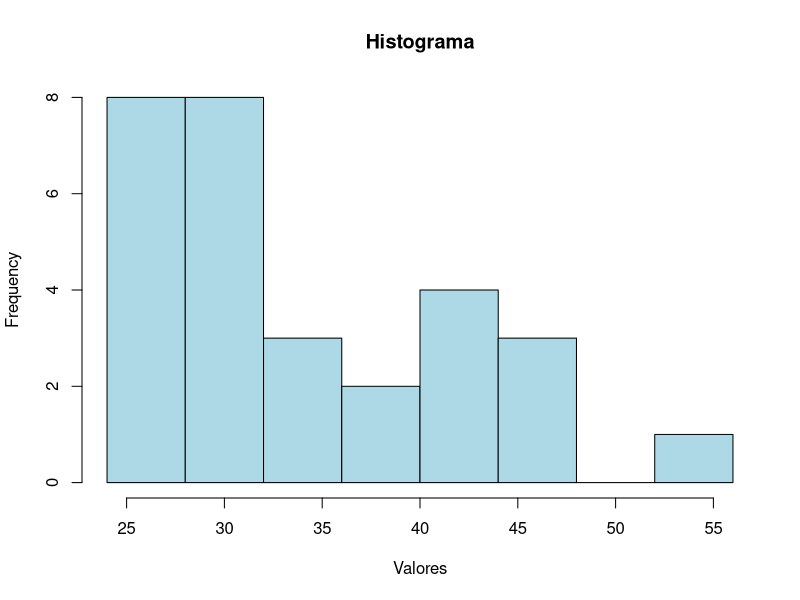
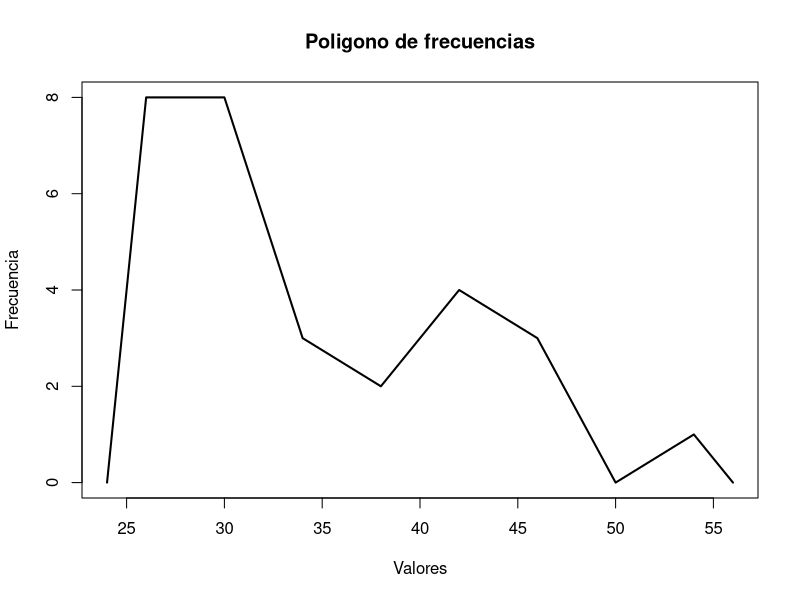

The R script that drew these images, in order:

datos <- c(
  33.57,27.78,40.81,
  38.34,29.01,47.78,
  26.86,54.33,28.99,
  25.21,30.49,27.38,
  36.42,41.50,29.39,
  24.54,41.75,44.68,
  24.49,33.23,47.09,
  29.07,28.21,42.10,
  26.54,27.74,33.48,
  31.44,30.08
)


breaks <- seq(24,56,4)

clases <- cut(datos, breaks=breaks, right=FALSE)

# Frecuencias
freq <- table(clases)

f <- as.numeric(freq)
rel <- f/length(datos)
cum <- cumsum(f)
cumrel <- cumsum(rel)

# Tabla
tabla <- data.frame(
  Clase = names(freq),
  Frec = f,
  Frec_relativa = round(rel,3),
  Frec_acumulada = cum,
  Frec_rel_acumulada = round(cumrel,3)
)

print(tabla,row.names=FALSE)

# Histograma
hist(datos,
     breaks=breaks,
     col="lightblue",
     main="Histograma",
     xlab="Valores")

# Polígono de frecuencias
h <- hist(datos, breaks=breaks, plot=FALSE)

x <- c(breaks[1], h$mids, tail(breaks,1))
y <- c(0, h$counts, 0)

plot(x, y,
     type="l",
     xlab="Valores",
     ylab="Frecuencia",
     main="Poligono de frecuencias",
     lwd=2)


# b
cat("\n(b) Porcentaje < 30:",
    round(mean(datos < 30)*100,2),"%\n")

# c
cat("(c) Porcentaje entre 40 y 49.99:",
    round(mean(datos >=40 & datos <=49.99)*100,2),"%\n")

# d
cat("(d) Porcentaje > 34.99:",
    round(mean(datos >34.99)*100,2),"%\n")

# e
cat("(e) La distribución es ligeramente sesgada a la derecha,",
    "porque hay varios valores altos (40–54) que extienden la cola derecha.\n")

# f
cat("(f) Mediciones < 40:",
    sum(datos <40),"\n")
